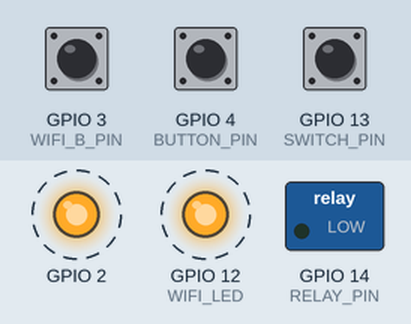
The sketch below on a simulated ESP8266 (NodeMCU). Parts: switched loads named in the sketch (green lamp = pin HIGH), output pins drawn as LEDs (lit = HIGH, except the on-board LED, lit = LOW). Dashed ring = blinking. The test bench sets the inputs (shaded band); at power-on: GPIO 4 (BUTTON_PIN) HIGH, GPIO 3 (WIFI_B_PIN) HIGH, GPIO 13 (SWITCH_PIN) HIGH. WiFi joins after 1.5 s; servers stay silent unless stated; EEPROM starts erased; no MQTT or app messages arrive unless stated.

Above: at 1.2 s.
1.3 s: GPIO 4 (BUTTON_PIN) pulled LOW for 0.15 s
At 1.71 s:
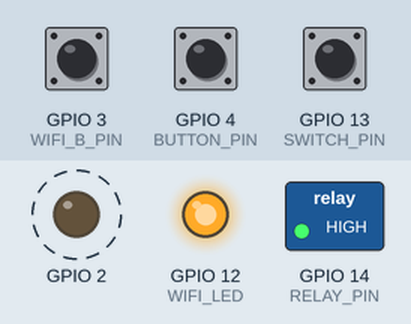
4.3 s: GPIO 3 (WIFI_B_PIN) pulled LOW for 0.15 s
At 4.92 s:
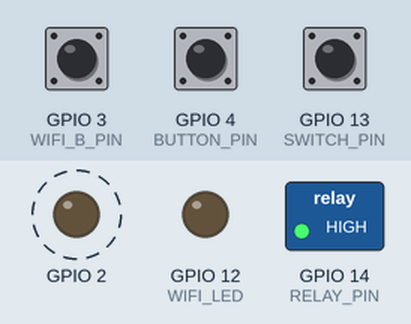
7.3 s: GPIO 3 (WIFI_B_PIN) pulled LOW for 1 s
At 9.96 s:
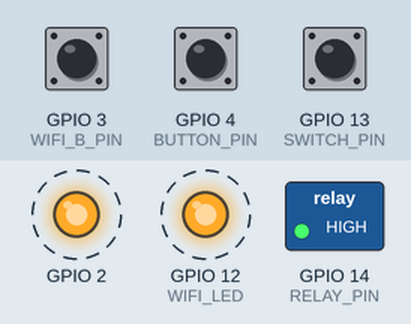
10.3 s: GPIO 3 (WIFI_B_PIN) pulled LOW for 3.2 s
At 13.96 s:
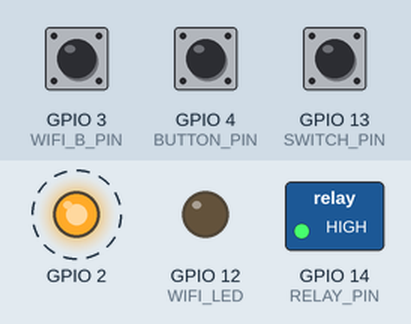
Timing chart, 0 to 16.0 s (numbered marks = the images above; inputs shaded):
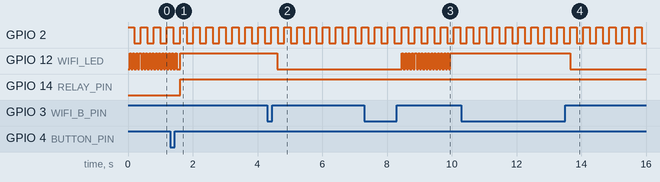

The sketch:

hass_mqtt_light.ino
```cpp
#include <ESP8266WiFi.h>
#include <PubSubClient.h>
#include <EEPROM.h>
#include <WiFiUdp.h>

#define EEPROM_ADDR 0
#define EEPROM_ADDR_1 1
#define MQTT_VERSION MQTT_VERSION_3_1_1
byte eeprom_light = 255;
byte eeprom_wifi = 255;

const PROGMEM uint8_t RELAY_PIN = 14;
const PROGMEM uint8_t BUTTON_PIN = 4;
const PROGMEM uint8_t SWITCH_PIN = 13; //Requires external pull-up
const PROGMEM uint8_t WIFI_B_PIN = 3;
const PROGMEM uint8_t WIFI_LED = 12;

// Wifi: SSID and password
const char* WIFI_SSID = "SSID";
const char* WIFI_PASSWORD = "WPA2_PASSWORD";

// MQTT: ID, server IP, port, username and password
const PROGMEM char* MQTT_CLIENT_ID = "bedroom_light";
const PROGMEM char* MQTT_SERVER_IP = "192.168.X.X";
const PROGMEM uint16_t MQTT_SERVER_PORT = 1883;
const PROGMEM char* MQTT_USER = "MQTT_USER";
const PROGMEM char* MQTT_PASSWORD = "MQTT_PASSWORD";

// MQTT: topics
const char* MQTT_LIGHT_STATE_TOPIC = "/home/xxxx/light/status";
const char* MQTT_LIGHT_COMMAND_TOPIC = "/home/xxxx/light/switch";
const char* MQTT_LOG_TOPIC = "/home/xxxx/light/log";
const char* MQTT_PING_TOPIC = "/home/xxxx/light/ping";
//const char* MQTT_LIGHT_ISALIVE_TOPIC = "/home/xxxx/light/isalive";
//const char* MQTT_LIGHT_LASTBOOT_TOPIC = "/home/xxxx/light/lastboot";
//const char* MQTT_LIGHT_LASTEVENT_TOPIC = "/home/xxxx/light/lastevent";

// payloads by default (on/off)
const char* LIGHT_ON = "ON";
const char* LIGHT_OFF = "OFF";

#define SHORT_PRESS_BOUNCE 100 //in milliseconds

int ledState = LOW;
int actLedState = HIGH;
//ACT LED
unsigned long previousMillis = 0;
unsigned long actpreviousMillis = 0;
long actinterval = 200;
long interval = 50;

volatile bool wifiStatus = false;
volatile bool relayStatus = LOW;
volatile bool prevSwitch = HIGH;

//volatile bool timeUpdated = false;
volatile bool pong = false;

WiFiClient wifiClient;
PubSubClient client(wifiClient);

//unsigned int localPort = 2390;

//IPAddress timeServerIP; // time.nist.gov NTP server address
//const char* ntpServerName = "time.nist.gov";

//const int NTP_PACKET_SIZE = 48; // NTP time stamp is in the first 48 bytes of the message

//byte packetBuffer[ NTP_PACKET_SIZE]; //buffer to hold incoming and outgoing packets

// A UDP instance to let us send and receive packets over UDP
//WiFiUDP udp;

//char currentTimeData[50];

// function called to publish the state of the light (on/off)
void publishLightState() {
  if (relayStatus) {
    client.publish(MQTT_LIGHT_STATE_TOPIC, LIGHT_ON, true);
  } else {
    client.publish(MQTT_LIGHT_STATE_TOPIC, LIGHT_OFF, true);
  }
}

// function called to turn on/off the light
void setLightState() {
  if (relayStatus) {
    digitalWrite(RELAY_PIN, HIGH);
    write_to_EEPROM(EEPROM_ADDR, 1); //Update light status on EEPROM
    //Serial.println("INFO: Turn light on...");
  } else {
    digitalWrite(RELAY_PIN, LOW);
    write_to_EEPROM(EEPROM_ADDR, 0); //Update light status on EEPROM
    //Serial.println("INFO: Turn light off...");
  }
  EEPROM.commit();
}

// function called when a MQTT message arrived
void callback(char* p_topic, byte* p_payload, unsigned int p_length) {
  // concat the payload into a string
  String payload;
  for (uint8_t i = 0; i < p_length; i++) {
    payload.concat((char)p_payload[i]);
  }

  // handle message topic
  if (String(MQTT_LIGHT_COMMAND_TOPIC).equals(p_topic)) {
    // test if the payload is equal to "ON" or "OFF"
    if (payload.equals(String(LIGHT_ON))) {
      if (relayStatus != true) {
        relayStatus = true;
        setLightState();
        publishLightState();
      }
    } else if (payload.equals(String(LIGHT_OFF))) {
      if (relayStatus != false) {
        relayStatus = false;
        setLightState();
        publishLightState();
      }
    }

    LogOverMQTT("MQTT message: Switching light on/off!");

  } else if (String(MQTT_PING_TOPIC).equals(p_topic)) {
    pong = true;
  }
}

void reconnect() {
  //Serial.print("INFO: Attempting MQTT connection...");
  // Attempt to connect
  if (client.connect(MQTT_CLIENT_ID, MQTT_USER, MQTT_PASSWORD)) {
    //Serial.println("INFO: connected");
    // Once connected, publish an announcement...
    publishLightState();
    // ... and resubscribe
    client.subscribe(MQTT_LIGHT_COMMAND_TOPIC);
    client.subscribe(MQTT_PING_TOPIC);

  } else {
    //Serial.print("ERROR: failed, rc=");
    //Serial.print(client.state());
    //Serial.println("DEBUG: try again in 5 seconds");
    // Wait 5 seconds before retrying
  }
}

void setup() {
  // init the //Serial
  //Serial.begin(115200);

  //Serial.println("Ready");

  pinMode(BUILTIN_LED, OUTPUT);
  digitalWrite(BUILTIN_LED, actLedState);
  pinMode(WIFI_LED, OUTPUT);
  digitalWrite(WIFI_LED, LOW);
  pinMode(RELAY_PIN, OUTPUT);
  pinMode(WIFI_B_PIN, INPUT_PULLUP);
  pinMode(SWITCH_PIN, INPUT);
  pinMode(BUTTON_PIN, INPUT_PULLUP);
  analogWriteRange(255);

  //Set initial switch value
  prevSwitch = digitalRead(SWITCH_PIN);

  /* Reload status from EEPROM after reboot */
  EEPROM.begin(8);
  eeprom_light = EEPROM.read(EEPROM_ADDR);
  eeprom_wifi = EEPROM.read(EEPROM_ADDR_1);

  if (eeprom_light == 0) {
    relayStatus = LOW;
  } else if (eeprom_light == 1) {
    relayStatus = HIGH;
  }
  setLightState();
  /* Reload status from EEPROM after reboot */

  /* Reload WiFi status from EEPROM */
  if (eeprom_wifi == 0) {
    switchWiFi(false);
  } else if (eeprom_wifi == 1) {
    switchWiFi(true);
  } else {
    switchWiFi(true);
  }

  // init the MQTT connection
  client.setServer(MQTT_SERVER_IP, MQTT_SERVER_PORT);
  client.setCallback(callback);
}

void loop() {

  //Blink when running
  if (non_blocking_interval_act()) {
    actLED();

    //if (!timeUpdated && WiFi.status() == WL_CONNECTED && wifiStatus && client.connected()) {
    //  updateStartTime();
    //}

  }

  //Blink LED when not connected, but wifi is on
  if (WiFi.status() != WL_CONNECTED && wifiStatus && non_blocking_interval()) {
    wifiLED();
  } else if (WiFi.status() == WL_CONNECTED && wifiStatus && client.connected()) {
    //Turn LED On (We are connected)

    if (!pong) {
      digitalWrite(WIFI_LED, HIGH);
    } else {
      pongWifiLED();
    }

    //udp.begin(localPort);
    client.loop();

  } else if (WiFi.status() == WL_CONNECTED && wifiStatus && non_blocking_interval() && !client.connected()) {
    wifiLED();
    reconnect(); //Reconnect MQTT if it fails
  } else if (!wifiStatus) {
    //Turn LED Off
    digitalWrite(WIFI_LED, LOW);
  }

   if (isButtonPressed(WIFI_B_PIN)) {
      LogOverMQTT("WiFi button pressed!");
      switchWiFi(!wifiStatus);
  }

   if (isButtonPressed(BUTTON_PIN)) {
      LogOverMQTT("Button pressed!");
      relayStatus = !relayStatus;
      setLightState();
      publishLightState();
  }

//  //WiFi button handler
//  if (digitalRead(WIFI_B_PIN) == LOW) {
//
//    if (isButtonPressed(WIFI_B_PIN)) {
//      switchWiFi(!wifiStatus); //Switch WiFi interface
//    }
//
//    //Debounce Button
//    //delay(SHORT_PRESS_BOUNCE);
//    //if (!(digitalRead(WIFI_B_PIN) == LOW)) {
//    //  return;
//    //}
//  }

  //
  //  //Relay button handler
  //  if (digitalRead(BUTTON_PIN) == LOW) {
  //    //Debounce Button
  //    //delay(SHORT_PRESS_BOUNCE);
  //    //if (!(digitalRead(BUTTON_PIN) == LOW)) {
  //     // LogOverMQTT("Button debouncing failed :(");
  //      //return;
  //    //}
  //
  //    if (buttonDebounce(BUTTON_PIN)) {
  //
  //      LogOverMQTT("Button pressed!");
  //
  //    relayStatus = !relayStatus;
  //    setLightState();
  //    publishLightState();
  //    }
  //  }

  //Light Switch handler
  if (digitalRead(SWITCH_PIN) != prevSwitch) {
    //Debounce Button
    delay(SHORT_PRESS_BOUNCE);
    if (!(digitalRead(SWITCH_PIN) != prevSwitch)) {
      LogOverMQTT("Switch debouncing failed: ");
      return;
    }

    LogOverMQTT("Switch changed!");

    prevSwitch = !prevSwitch;
    relayStatus = !relayStatus;
    setLightState();
    publishLightState();
    delay(50);
  }
}

void wifiLED() {
  if (ledState == LOW)
    ledState = HIGH;
  else
    ledState = LOW;
  digitalWrite(WIFI_LED, ledState);
}

void actLED() {
  if (actLedState == LOW)
    actLedState = HIGH;
  else
    actLedState = LOW;
  digitalWrite(BUILTIN_LED, actLedState);
}

bool non_blocking_interval() {
  unsigned long currentMillis = millis();
  if (currentMillis - previousMillis >= interval) {
    previousMillis = currentMillis;
    return true;
  }
  return false;
}

bool non_blocking_interval_act() {
  unsigned long currentMillis = millis();
  if (currentMillis - actpreviousMillis >= actinterval) {
    actpreviousMillis = currentMillis;
    return true;
  }
  return false;
}

void switchWiFi(bool b) {
  if (b) {
    WiFi.mode(WIFI_STA);
    WiFi.begin(WIFI_SSID, WIFI_PASSWORD);
    wifiStatus = true;
    write_to_EEPROM(EEPROM_ADDR_1, 1);
  } else {
    WiFi.disconnect();
    WiFi.mode(WIFI_OFF);
    wifiStatus = false;
    write_to_EEPROM(EEPROM_ADDR_1, 0);
  }
}

void write_to_EEPROM(int address, byte value) {
  if (EEPROM.read(address) != value) {
    EEPROM.write(address, value);
    EEPROM.commit();
  }
}

// send an NTP request to the time server at the given address
//unsigned long sendNTPpacket(IPAddress& address)
//{
//  //Serial.println("sending NTP packet...");
//  // set all bytes in the buffer to 0
//  memset(packetBuffer, 0, NTP_PACKET_SIZE);
//  // Initialize values needed to form NTP request
//  // (see URL above for details on the packets)
//  packetBuffer[0] = 0b11100011;   // LI, Version, Mode
//  packetBuffer[1] = 0;     // Stratum, or type of clock
//  packetBuffer[2] = 6;     // Polling Interval
//  packetBuffer[3] = 0xEC;  // Peer Clock Precision
//  // 8 bytes of zero for Root Delay & Root Dispersion
//  packetBuffer[12]  = 49;
//  packetBuffer[13]  = 0x4E;
//  packetBuffer[14]  = 49;
//  packetBuffer[15]  = 52;
//
//  // all NTP fields have been given values, now
//  // you can send a packet requesting a timestamp:
//  udp.beginPacket(address, 123); //NTP requests are to port 123
//  udp.write(packetBuffer, NTP_PACKET_SIZE);
//  udp.endPacket();
//}

//void updateStartTime() {
//
// //get a random server from the pool
//  WiFi.hostByName(ntpServerName, timeServerIP);
//
//  sendNTPpacket(timeServerIP); // send an NTP packet to a time server
//
//  int cb = udp.parsePacket();
//  if (cb) {
//    timeUpdated = true;
//
//    udp.read(packetBuffer, NTP_PACKET_SIZE); // read the packet into the buffer
//
//    //the timestamp starts at byte 40 of the received packet and is four bytes,
//    // or two words, long. First, esxtract the two words:
//
//    unsigned long highWord = word(packetBuffer[40], packetBuffer[41]);
//    unsigned long lowWord = word(packetBuffer[42], packetBuffer[43]);
//    // combine the four bytes (two words) into a long integer
//    // this is NTP time (seconds since Jan 1 1900):
//    unsigned long secsSince1900 = highWord << 16 | lowWord;
//
//    // Unix time starts on Jan 1 1970. In seconds, that's 2208988800:
//    const unsigned long seventyYears = 2208988800UL;
//    // subtract seventy years:
//    unsigned long epoch = secsSince1900 - seventyYears;
//
//    String readableTime = String(((epoch  % 86400L) / 3600))+":";
//    if ( ((epoch % 3600) / 60) < 10 ) {
//      readableTime+="0";
//    }
//    readableTime+=String(((epoch  % 3600) / 60))+":";
//    if ( (epoch % 60) < 10 ) {
//      readableTime+="0";
//    }
//    readableTime+=String((epoch % 60));
//    readableTime+=" GMT+0";
//
//    if (client.connect(MQTT_CLIENT_ID, MQTT_USER, MQTT_PASSWORD)) {
//      //readableTime.toCharArray(currentTimeData, 50);
//      //client.publish(MQTT_LIGHT_LASTBOOT_TOPIC, currentTimeData, true);
//    }
//  }
//}

void LogOverMQTT(char* msg) {

  if (client.connect(MQTT_CLIENT_ID, MQTT_USER, MQTT_PASSWORD)) {
    client.publish(MQTT_LOG_TOPIC, msg, true);
  }

}

void pongWifiLED() {
  digitalWrite(WIFI_LED, LOW);

  //delay 500 ms
  for (int i = 0; i < 10; i++) {
    delay(50);
    client.loop();
  }

  for (int i = 0; i < 3; i++) {
    digitalWrite(WIFI_LED, HIGH);
    delay(50);
    digitalWrite(WIFI_LED, LOW);
    delay(50);
  }

  //delay 500 ms
  for (int i = 0; i < 10; i++) {
    delay(50);
    client.loop();
  }

  digitalWrite(WIFI_LED, HIGH);
  pong = false;
}

//Better debounce routine, non-blocking

#define NHB 2
unsigned long lastDebounceTime[NHB] = {0, 0};
int lastButtonState[NHB] = {HIGH, HIGH};
bool buttonStep[NHB] = {false, false};
uint8_t buttonsArray[NHB] = {BUTTON_PIN, WIFI_B_PIN};

//BUTTON -> Array pos
int buttonToPos(uint8_t BUTTON) {
  for (int i=0; i<NHB; i++) {
    if (buttonsArray[i] == BUTTON) {
          return i;
    }
  }

  return -1; //Not found
}

bool isButtonPressed(uint8_t BUTTON) {

  int value = digitalRead(BUTTON);
  int pos = buttonToPos(BUTTON);

  //Start counting when button is first pressed
  if (value != lastButtonState[pos]) {
    lastDebounceTime[pos] = millis();
  }

  //Set current state
  lastButtonState[pos] = value;

  //If true, at least SHORT_PRESS_BOUNCE ms have passed since the button was first pressed
  if ((millis() - lastDebounceTime[pos]) > SHORT_PRESS_BOUNCE) {

    if (value == lastButtonState[pos] && value == LOW) {
      buttonStep[pos] = true;
    } else if (value == lastButtonState[pos] && value == HIGH) {
      if (buttonStep[pos]==true) {
        buttonStep[pos] = false;
        return true;
      }
    }

  }

  return false;
}

/*

  // init the WiFi connection
  //Serial.println();
  //Serial.println();
  //Serial.print("INFO: Connecting to ");
  WiFi.mode(WIFI_STA);
  //Serial.println(WIFI_SSID);
  WiFi.begin(WIFI_SSID, WIFI_PASSWORD);

  while (WiFi.status() != WL_CONNECTED) {
    delay(500);
    //Serial.print(".");
  }

  //Serial.println("");
  //Serial.println("INFO: WiFi connected");
  //Serial.print("INFO: IP address: ");
  //Serial.println(WiFi.localIP());
*/
```

Measured:
- after the input at 1.3 s, GPIO 14 (RELAY_PIN): LOW → HIGH after 0.31 s
- after the input at 4.3 s, GPIO 12 (WIFI_LED): HIGH → LOW after 0.31 s
- after the input at 7.3 s, GPIO 12 (WIFI_LED): alternates HIGH for 0.05 s and LOW for 0.05 s, 31 changes in all, then stays HIGH, starting after 1.2 s
- after the input at 10.3 s, GPIO 12 (WIFI_LED): HIGH → LOW after 3.4 s
- by itself, GPIO 2: alternates HIGH for 0.20 s and LOW for 0.20 s
